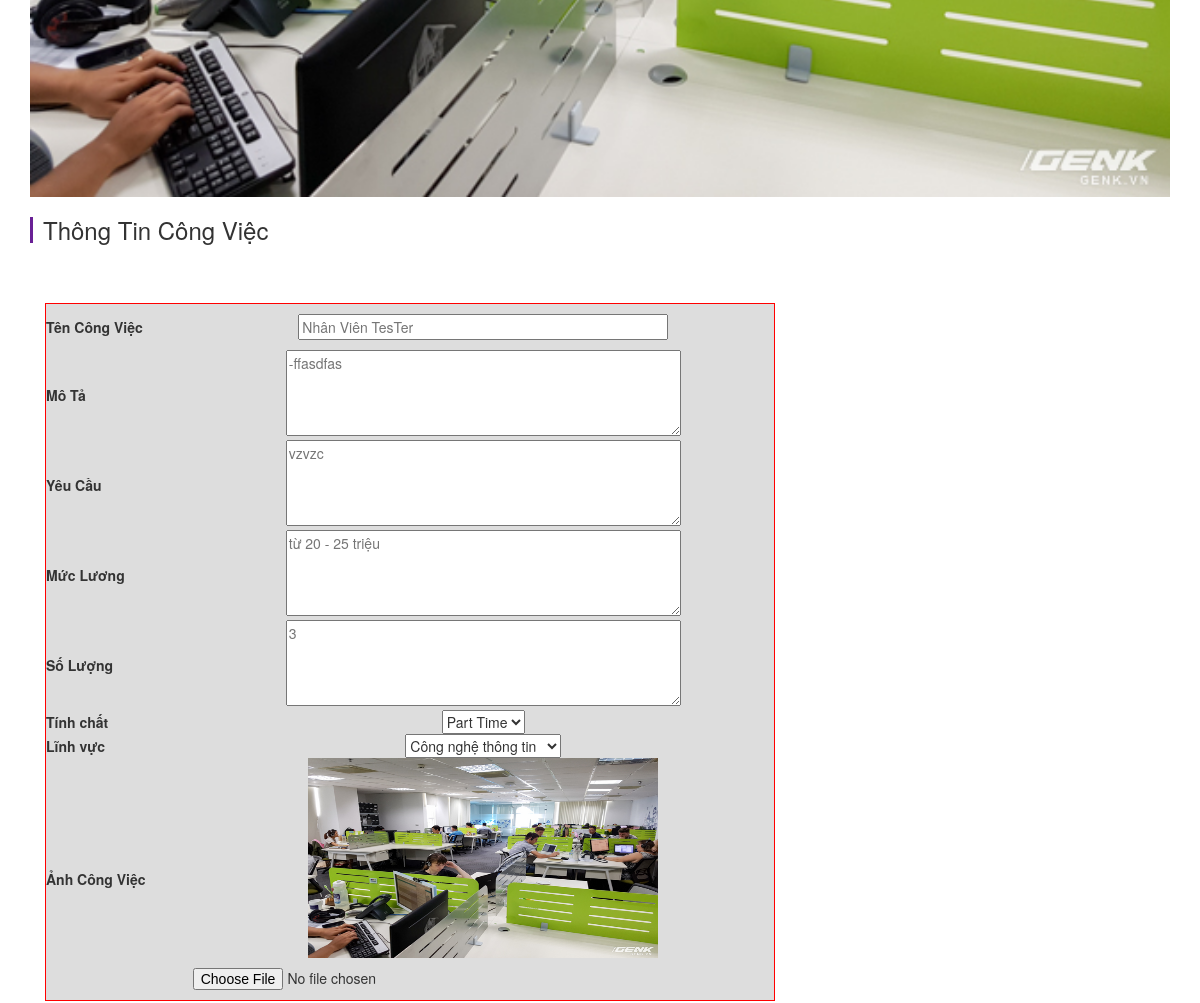
The app's page /SuaCongViec.php?idEditCongViec=5 (middle part), older data.
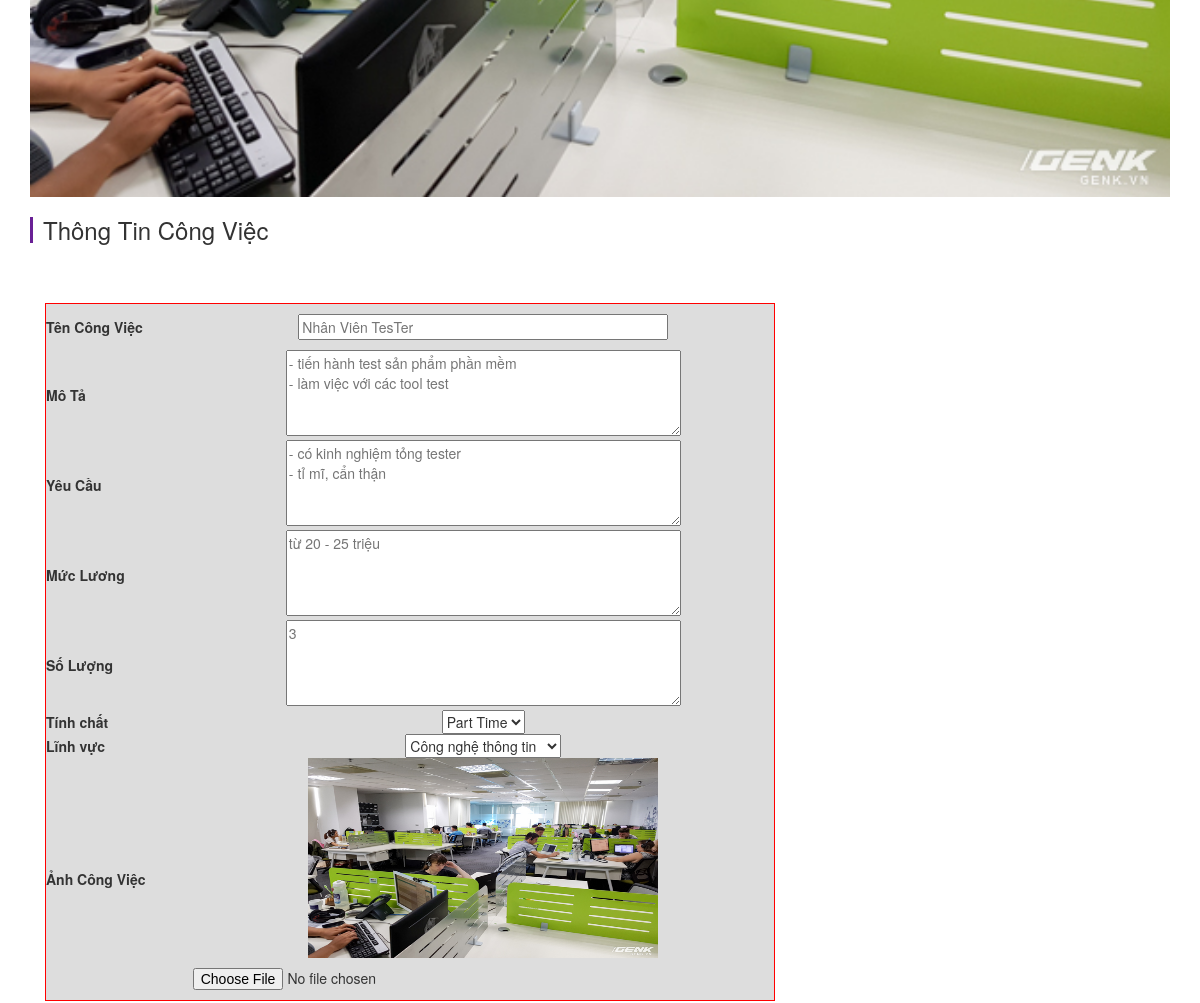
The same page, newer data.
### tables this page shows
CREATE TABLE `congviec` (
  `MaCongViec` int(10) NOT NULL,
  `TenCongViec` varchar(255) NOT NULL,
  `MoTaCongViec` text NOT NULL,
  `MucLuongCongViec` varchar(255) NOT NULL,
  `YeuCauCongViec` text NOT NULL,
  `TinhChatCongViec` int(10) NOT NULL,
  `SoLuongCongViec` int(10) NOT NULL,
  `AnhCongViec` varchar(255) NOT NULL,
  `NganhCongViec` int(10) NOT NULL,
  `MaCongTy` int(10) NOT NULL
);

### SuaCongViec.php (the view, shortened to what this page needs)
<?php
	include('header.php');
	$db = mysqli_connect("localhost","root","","dataweb");
	mysqli_set_charset($db, "utf8");
	$a = $_GET['idEditCongViec'];
    $cviec = mysqli_query($db,"select * from congviec where MaCongViec = '$a'");
    $result = mysqli_fetch_array($cviec);
	?>
    <link rel="stylesheet" type="text/css" href="css/stylesQLHoSo.css"/>
			<div class="container QLHS_thongtin">
        <form method="post" action=""  enctype="multipart/form-data">
            <div class="QLHS_img">
                <div class="QLHS_AnhCongTy">
                    <?php
                     $link =$result['AnhCongViec'];
                    ?>
                    <img class="QLHS_AnhCongTy" src= "<?php echo $link;?>"/>
                </div>
			</div>
			<div class="QLHS_user">
             <h3 class="QLHS_header"> Thông Tin Công Việc</h3><br>
            <div class="QLHS_chitiet col-md-8">
                <table class="QLHS_table" style="width:100%">
                    <tr>
                        <th>Tên Công Việc</th>
                        <td>
                            <?php
                            $tencviec = $result['TenCongViec'];
                            ?>
                            <input class="QLHS_TenCty" type="text" name ="ten_cviec_update" placeholder="<?php echo $tencviec;?>" value =""/>
                        </td>
                    </tr>
                    <tr>
                        <th>Mô Tả</th>
                        <td>
                            <?php
                            $DiaChi = $result['MoTaCongViec'];
                            ?>
                            <textarea class="text" name="mota_update" rows="4" cols="50" placeholder="<?php echo $DiaChi; ?>" ></textarea>
                        </td>
                    </tr>
                    <tr>
                        <th>Yêu Cầu</th>
                        <td>
                            <textarea class="text" name="yeucau_update" rows="4" cols="50" placeholder="<?php echo $result['YeuCauCongViec']; ?>"></textarea>
                        </td>
                    </tr>
                    <tr>
                        <th>Mức Lương</th>
                        <td>
                            <textarea class="text" name="mucluong_update" rows="4" cols="50" placeholder="<?php echo $result['MucLuongCongViec']; ?>"></textarea>
                        </td>
                    </tr>
					<tr>
                        <th>Số Lượng</th>
                        <td>
                            <textarea class="text" name="Soluong_update" rows="4" cols="50" placeholder="<?php echo $result['SoLuongCongViec']; ?>"></textarea>
                        </td>
                    </tr>
					 <tr>
                      <th>Tính chất</th>
                      <td class="combo_box">
                          <select class="nhap" name="tinhchat">
                              <option value="0">Part Time</option>
                          </select>
                      </td>
                  </tr>
                  <tr class="Nganh">
                      <th>Lĩnh vực</th>
                      <td class="combo_box">
                          <select  name="linh_vuc">
                              <option value="1">Công nghệ thông tin</option>
                          </select>
                      </td>
                  </tr>
					<tr>
                        <th>Ảnh Công Việc</th>
                        <td>
							<img src="<?php echo $result['AnhCongViec']; ?>" style="width:350px; height: 200px;">
							<input type="file" name="Edit_AnhCongViec" style="margin:10px 0;">
                        </td>
                    </tr>
                </table>
			</div>
			</div>
			<div class="QLHS_submit_UpdateCongViec">
				 <button type="submit" class="btn suacongviec_updatecongviec" name="Update_CongViec">Sửa Công Ty</button><br>
				</div>
        </form>
    </div>
	<?php
    include('footer.php')
?>

Row changes from the older to the newer data that the page shows:
changed congviec "Nhân Viên TesTer": mota_update "-ffasdfas" → "- tiến hành test sản phẩm phần mềm - làm việc với các tool test"; yeucau_update "vzvzc" → "- có kinh nghiệm tỏng tester - tỉ mĩ, cẩn thận"
